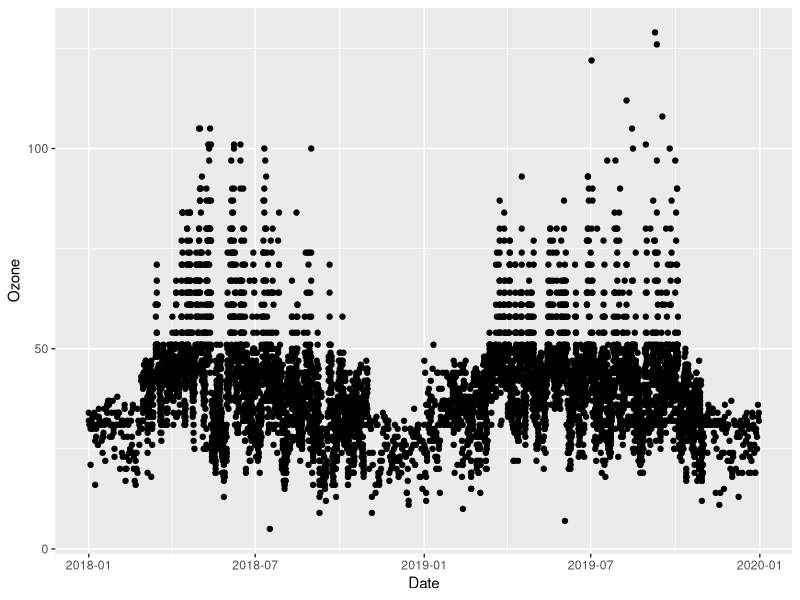
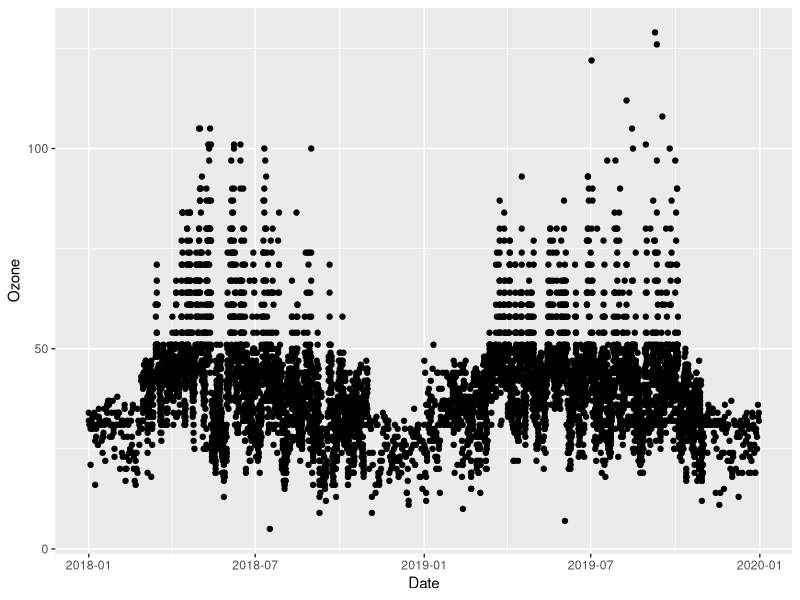
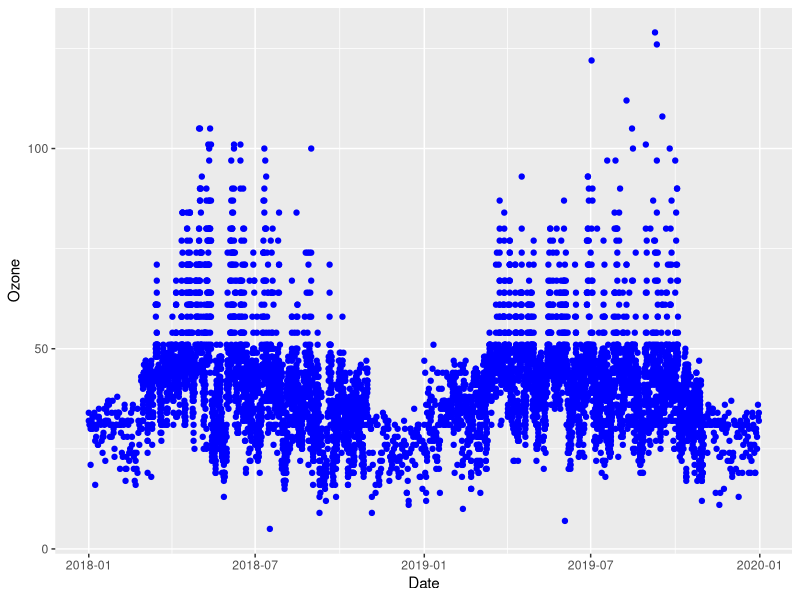
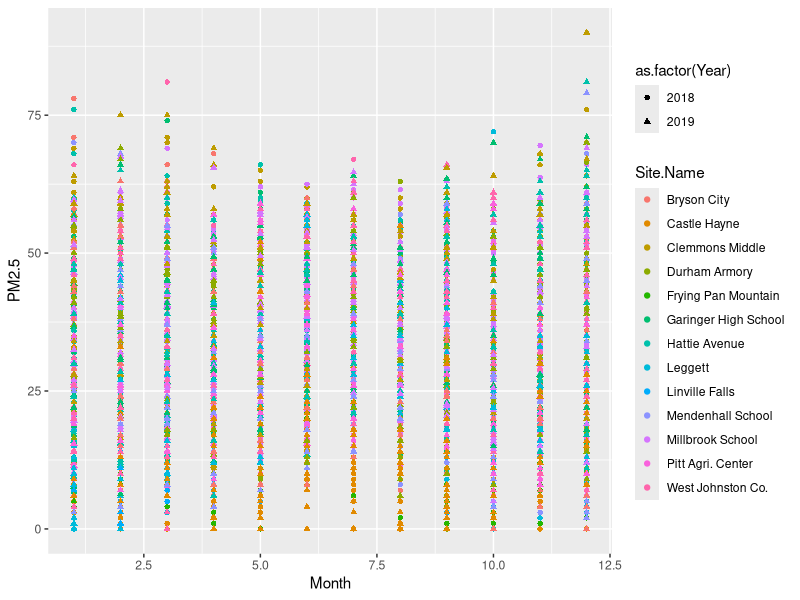
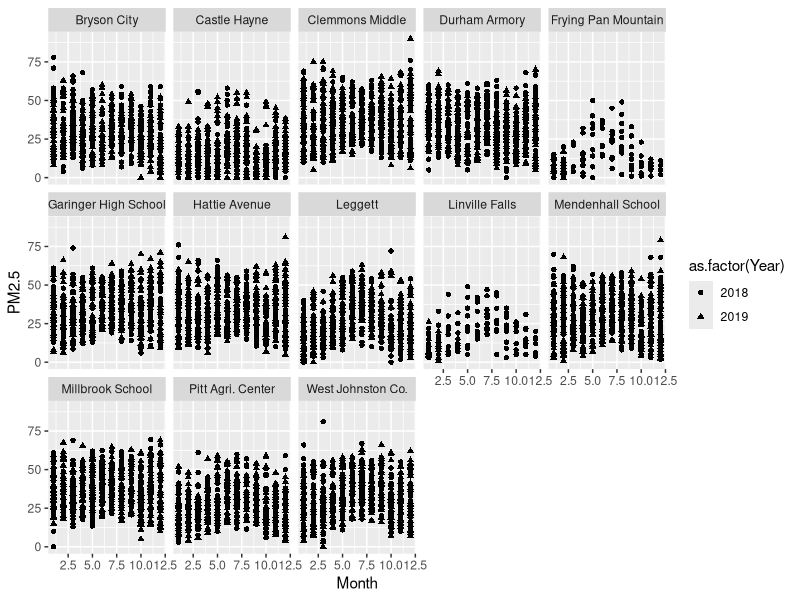
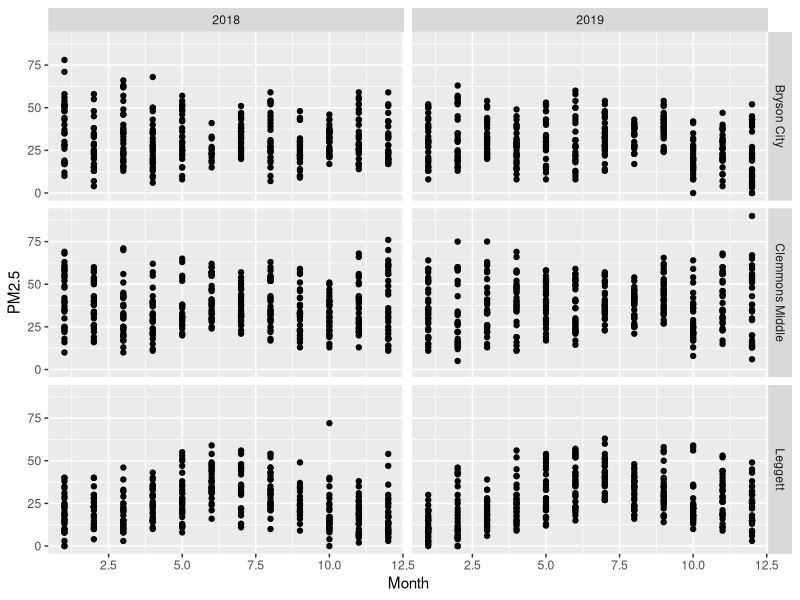
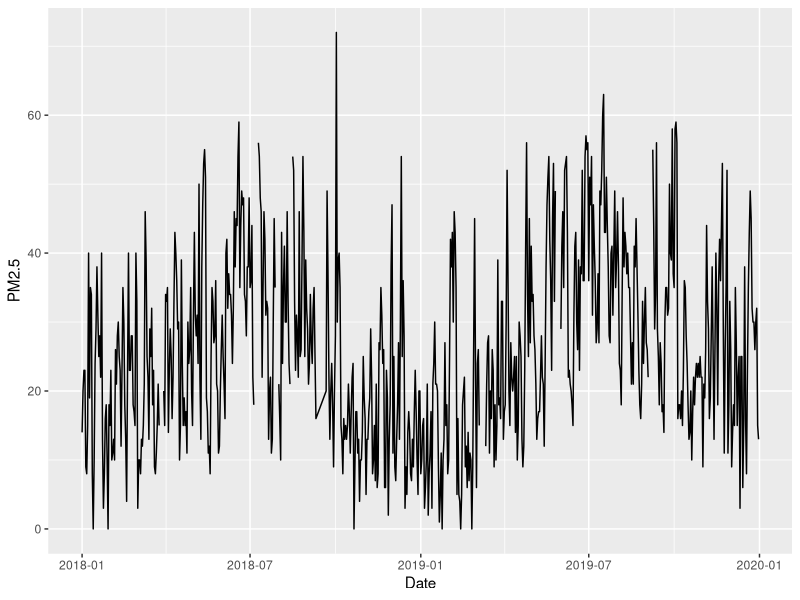
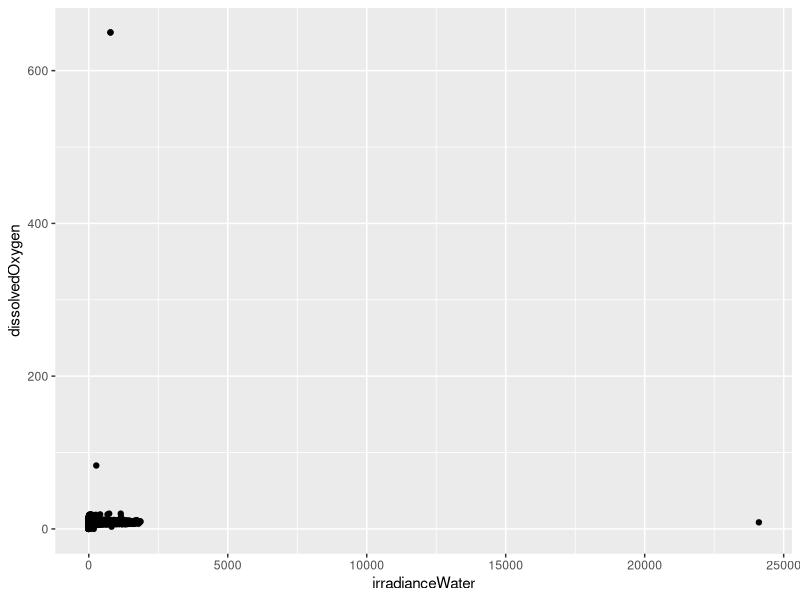

The R source for these figures, in order:
## ---- chunk 1
library(tidyverse);library(lubridate);library(here)
library(ggridges)

here()

PeterPaul.chem.nutrients <- 
  read.csv(here("Data/Processed_KEY/NTL-LTER_Lake_Chemistry_Nutrients_PeterPaul_Processed.csv"), stringsAsFactors = TRUE)
PeterPaul.chem.nutrients.gathered <-
  read.csv(here("Data/Processed_KEY/NTL-LTER_Lake_Nutrients_PeterPaulGathered_Processed.csv"), stringsAsFactors = TRUE)
EPAair <- read.csv(here("Data/Processed_KEY/EPAair_O3_PM25_NC1819_Processed.csv"), stringsAsFactors = TRUE)

EPAair$Date <- ymd(EPAair$Date)
PeterPaul.chem.nutrients$sampledate <- ymd(PeterPaul.chem.nutrients$sampledate)
PeterPaul.chem.nutrients.gathered$sampledate <- ymd(PeterPaul.chem.nutrients.gathered$sampledate)

## ---- chunk 2
# Scatterplot ^ code above changes the layout of the chart/plot
ggplot(EPAair, aes(x = Date, y = Ozone)) + 
  geom_point()

#create an object that stores the plot, define all the inputs, and then print plot
#this is useful for printing two plots in one window 
O3plot <- ggplot(EPAair) +
  geom_point(aes(x = Date, y = Ozone)) #specify aesthetics 
print(O3plot)

# Fix this code
O3plot2 <- ggplot(EPAair) +
  # wrong -> geom_point(aes(x = Date, y = Ozone, color = "blue"))
  #change color outside the aes 
  geom_point(aes(x = Date, y = Ozone), color = "blue")
print(O3plot2)

# Add additional variables
# How could you automatically assign a marker color to a variable? 
#shape of the dots = shape -> 2 diff based on year 
#color code = color -> by site name 
PMplot <- 
  ggplot(EPAair, aes(x = Month, y = PM2.5, shape = as.factor(Year), color = Site.Name)) +
  geom_point()
print(PMplot)

# Separate plot with facets, using .faceted
#
PMplot.faceted <-
  ggplot(EPAair, aes(x = Month, y = PM2.5, shape = as.factor(Year))) +
  geom_point() +
  facet_wrap(vars(Site.Name), nrow = 3) #instead of coloring sites w/ different colors, create a different plot for each site
print(PMplot.faceted)

# Filter dataset within plot building and facet by multiple variables
#provide dataframe, use subset function to select sites 
PMplot.faceted2 <- 
  ggplot(subset(EPAair, Site.Name == "Clemmons Middle" | Site.Name == "Leggett" |
                  Site.Name == "Bryson City"), 
         aes(x = Month, y = PM2.5)) + 
  geom_point() +
  facet_grid(Site.Name ~ Year) #site name by year, column year and row represent sites (grid like)
print(PMplot.faceted2)

# Plot true time series with geom_line
PMplot.line <- 
  ggplot(subset(EPAair, Site.Name == "Leggett"), 
         aes(x = Date, y = PM2.5)) +
  geom_line()
print(PMplot.line)


## ---- chunk 3
# Scatterplot
lightvsDO <- 
  ggplot(PeterPaul.chem.nutrients, aes(x = irradianceWater, y = dissolvedOxygen)) +
  geom_point()
print(lightvsDO)

# Adjust axes
lightvsDOfixed <- 
  ggplot(PeterPaul.chem.nutrients, aes(x = irradianceWater, y = dissolvedOxygen)) +
  geom_point() +
  xlim(0, 250) +
  ylim(0, 20)
print(lightvsDOfixed)

# Depth in the fields of limnology and oceanography is on a reverse scale
tempvsdepth <- 
  ggplot(PeterPaul.chem.nutrients, aes(x = temperature_C, y = depth)) +
  #ggplot(PeterPaul.chem.nutrients, aes(x = temperature_C, y = depth, color = daynum)) +
  geom_point() +
  scale_y_reverse() #reveres y to have depth at the top 
print(tempvsdepth)

#finding a trendline, geom_smooth (method = linear (lm))
NvsP <-
  ggplot(PeterPaul.chem.nutrients, aes(x = tp_ug, y = tn_ug, color = depth)) +
  geom_point() +
  geom_smooth(method = lm) +
  geom_abline(aes(slope = 16, intercept = 0))
print(NvsP)

## ---- chunk 4
# Box and whiskers plot
#gathered: 2 columns for the nutrients + concentration, shows all data 
#separate color by nutrient column 
#color vs. fill: color = contour of the shape, fill = fill of shape w/ black contours
Nutrientplot3 <-
  ggplot(PeterPaul.chem.nutrients.gathered, aes(x = lakename, y = concentration)) +
  geom_boxplot(aes(color = nutrient)) # Why didn't we use "fill"?
print(Nutrientplot3)

# Dot plot
#change y=axis -> binaxis = stacking dots along y-aixs, bin width= width of x-axis, position = moves dots on the same spot to the side to show them on the chart 
Nutrientplot4 <-
  ggplot(PeterPaul.chem.nutrients.gathered, aes(x = lakename, y = concentration)) +
  geom_dotplot(aes(color = nutrient, fill = nutrient), binaxis = "y", binwidth = 1, 
               stackdir = "center", position = "dodge", dotsize = 2) #
print(Nutrientplot4)

# Violin plot, similiar to boxplot (only show you summary stats), violin is a rotated density plot, doesn't work great for data that is not spread out?  
Nutrientplot5 <-
  ggplot(PeterPaul.chem.nutrients.gathered, aes(x = lakename, y = concentration)) +
  geom_violin(aes(color = nutrient)) #
print(Nutrientplot5)

# Frequency polygons
# Using a tidy dataset
#variable on x axis, and color of line 
#no legend, no x-axis, not the best way to do this 
Nutrientplot6 <-
  ggplot(PeterPaul.chem.nutrients) +
  geom_freqpoly(aes(x = tn_ug), color = "darkred") +
  geom_freqpoly(aes(x = tp_ug), color = "darkblue") +
  geom_freqpoly(aes(x = nh34), color = "blue") +
  geom_freqpoly(aes(x = no23), color = "royalblue") +
  geom_freqpoly(aes(x = po4), color = "red") 
print(Nutrientplot6)

# Instead best doing with a gathered dataset, value of pivot wider/longer 
#same frequency plot, nutrient gathered in one column and concentration in one, add one geom only 
Nutrientplot7 <-   
  ggplot(PeterPaul.chem.nutrients.gathered) +
  geom_freqpoly(aes(x = concentration, color = nutrient))
print(Nutrientplot7)

# Frequency polygons have the risk of becoming spaghetti plots. 
# See <https://www.data-to-viz.com/caveat/spaghetti.html> for more info.

# Ridgeline plot
#y by nutrient, one ridge plot for each late 
Nutrientplot6 <-
  ggplot(PeterPaul.chem.nutrients.gathered, aes(y = nutrient, x = concentration)) +
  geom_density_ridges(aes(fill = lakename), alpha = 0.5) #
print(Nutrientplot6)
